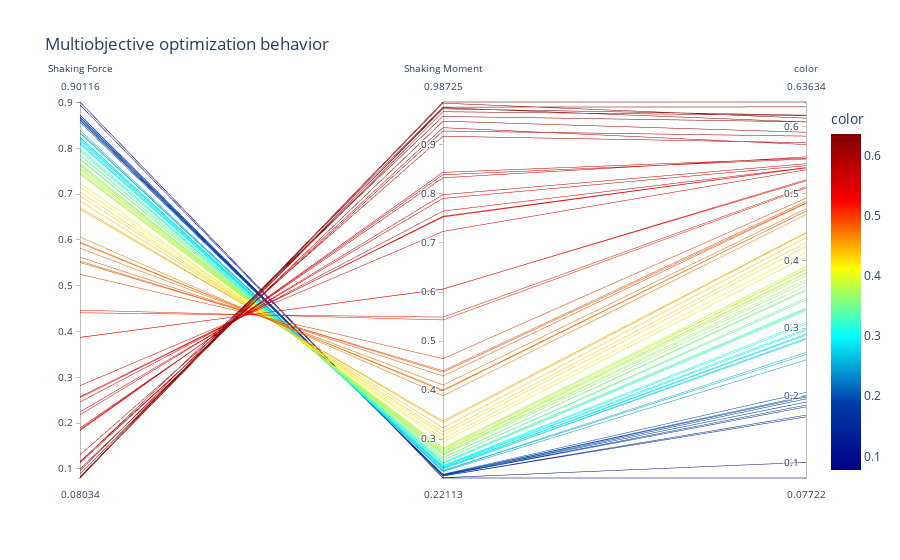

The cell this chart's notebook holds for it:
### Markdown cell above
#### Shaking moment vs Shaking force

This graph shows the behavior of the Pareto efficient solutions, where the improvement on the optimization of one variable, directly affects others'.

### Code cell
fig = px.parallel_coordinates({"Shaking Force": shForces, "Shaking Moment": shMoments}, title = "Multiobjective optimization behavior",
                            color = alpha,
                            color_continuous_scale=px.colors.sequential.Jet)
fig.show()
